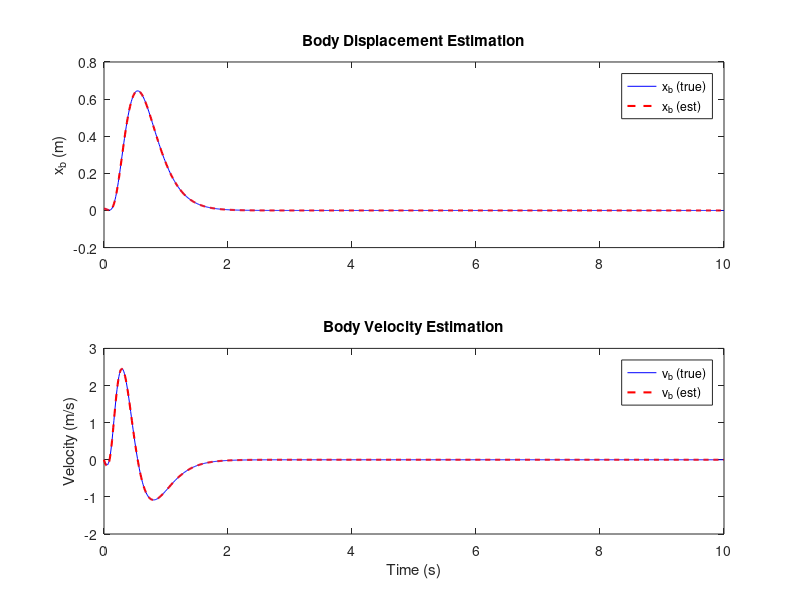
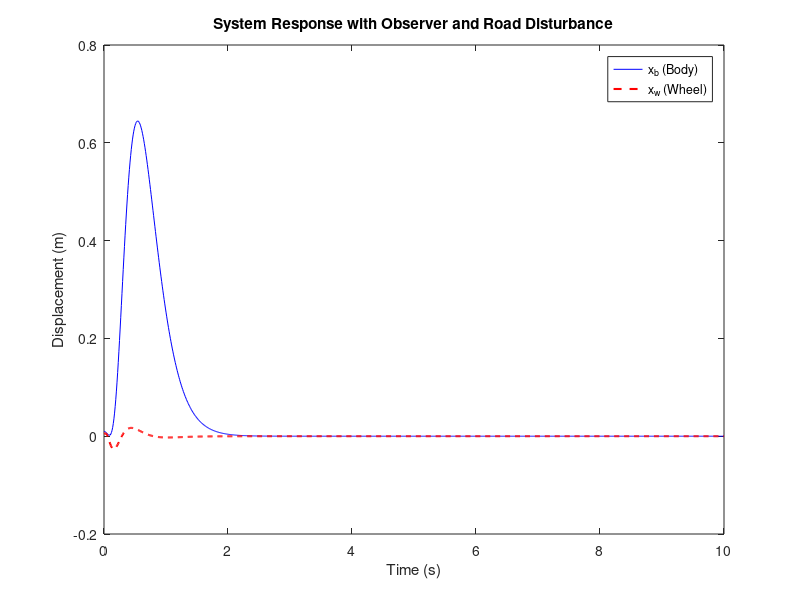
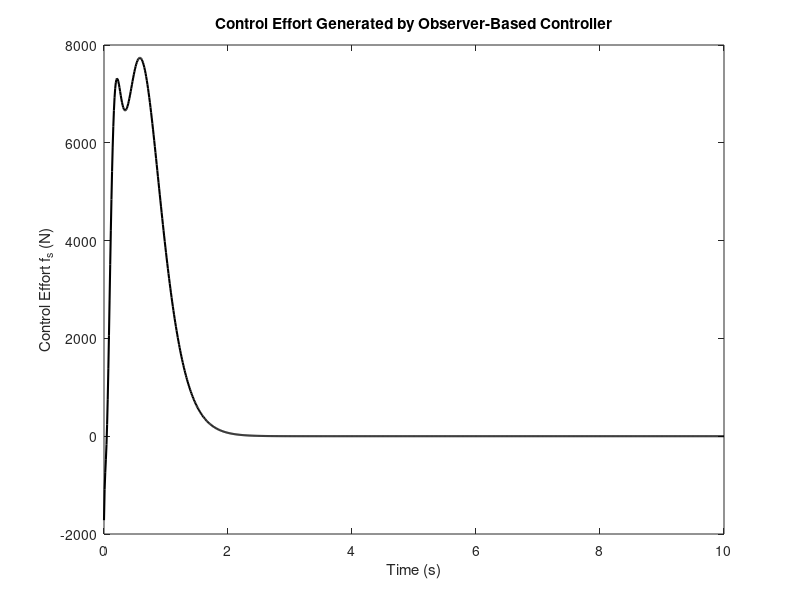
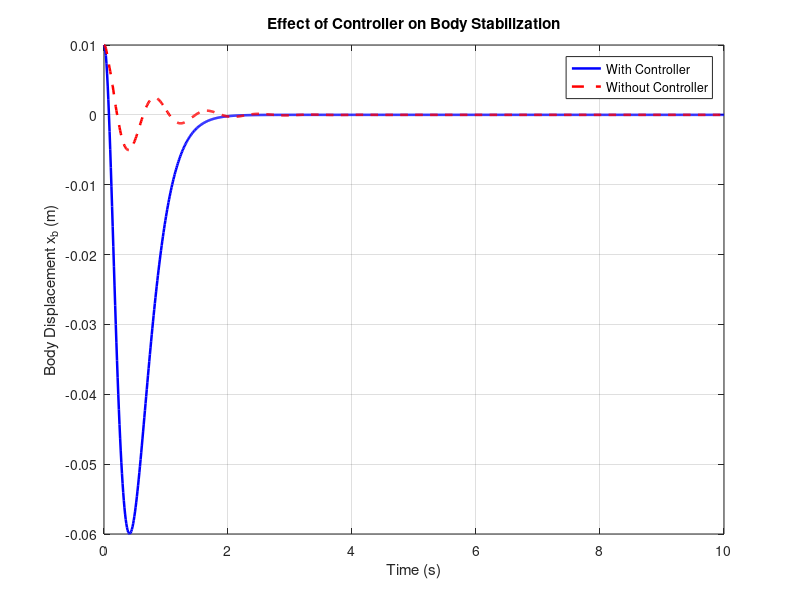

Write the MATLAB code that produced these figures, in order.

%% Parameters
mb = 300; mw = 60;
ks = 16000; kt = 190000;
bs = 1000; delta_k = 0.1; delta_b = 0.1;
ks_nl = 5000; x_eq = 0.05;

ks_eq = ks
bs_eq = bs

%% State-space model
A = [0 0 1 0;
     0 0 0 1;
     -ks/mb -ks/mb -bs/mb bs/mb;
      ks_eq/mw -(ks_eq+kt)/mw bs_eq/mw -bs_eq/mw];

B = [0 0;
     0 0;
     1/mb 0;
    -1/mw kt/mw];

Bf = B(:,1);    % actuator input
Br = B(:,2);    % road disturbance input

C = [1 0 0 0;
     0 1 0 0];  % Measured outputs (x_b, x_w)
D = [0 0; 0 0];

%% Pole placement controller
desired_poles = [-5 -6 -8 -10];
K = place(A, Bf, desired_poles);

%% Observer Design (Luenberger)
observer_poles = [-20 -25 -30 -35];  % Faster than controller poles
L = place(A.', C.', observer_poles)';

%% Road disturbance signal
Ar = 0.01;             % amplitude (meters)
wr = 8;                % frequency (rad/s)
r = @(t) Ar * sin(wr*t);

%% Initial Conditions
x0 = [0.01; 0.005; 0; 0];           % True state
xhat0 = [0.01; 0.01; 0; 0];  % Estimated state guess
z0 = [x0; xhat0];            % Combined state vector

%% Combined Dynamics: True System + Observer
% z = [x; xhat]
dxdt = @(t,z) [
    A*z(1:4) + Bf*(-K*z(5:8));  % True state dynamics
    A*z(5:8) + Bf*(-K*z(5:8)) + L*(C*z(1:4) - C*z(5:8))  % Observer
];

%% Simulate system
tspan = 0:0.01:10;
[t, z] = ode45(dxdt, tspan, z0);

x = z(:,1:4);     % True state
xhat = z(:,5:8);  % Estimated state

%% Plot True vs Estimated State
figure;
subplot(2,1,1);
plot(t, x(:,1), 'b', t, xhat(:,1), 'r--', 'LineWidth', 1.5);
legend('x_b (true)', 'x_b (est)');
ylabel('x_b (m)'); title('Body Displacement Estimation');

subplot(2,1,2);
plot(t, x(:,3), 'b', t, xhat(:,3), 'r--', 'LineWidth', 1.5);
legend('v_b (true)', 'v_b (est)');
ylabel('Velocity (m/s)'); xlabel('Time (s)');
title('Body Velocity Estimation');

%% Plot Displacement Response
figure;
plot(t, x(:,1), 'b', t, x(:,2), 'r--', 'LineWidth', 1.5);
xlabel('Time (s)'); ylabel('Displacement (m)');
legend('x_b (Body)', 'x_w (Wheel)');
title('System Response with Observer and Road Disturbance');

%% Plot Control Effort
u = - (xhat * K')';  % Control input from estimated state

figure;
plot(t, u, 'k', 'LineWidth', 1.5);
xlabel('Time (s)');
ylabel('Control Effort f_s (N)');
title('Control Effort Generated by Observer-Based Controller');

%% (1) Simulate with Controller (same as before)
dxdt_controller = @(t,x) (A - Bf*K)*x ;
[t1, x1] = ode45(dxdt_controller, t, x0);  % Closed-loop

%% (2) Simulate without Controller (open-loop system)
dxdt_openloop = @(t,x) A*x ;  
[t2, x2] = ode45(dxdt_openloop, t, x0);    % Open-loop

%% Plot Comparison: Body Displacement
figure;
plot(t1, x1(:,1), 'b', 'LineWidth', 1.8); hold on;
plot(t2, x2(:,1), 'r--', 'LineWidth', 1.8);
xlabel('Time (s)');
ylabel('Body Displacement x_b (m)');
legend('With Controller', 'Without Controller');
title('Effect of Controller on Body Stabilization');
grid on;
